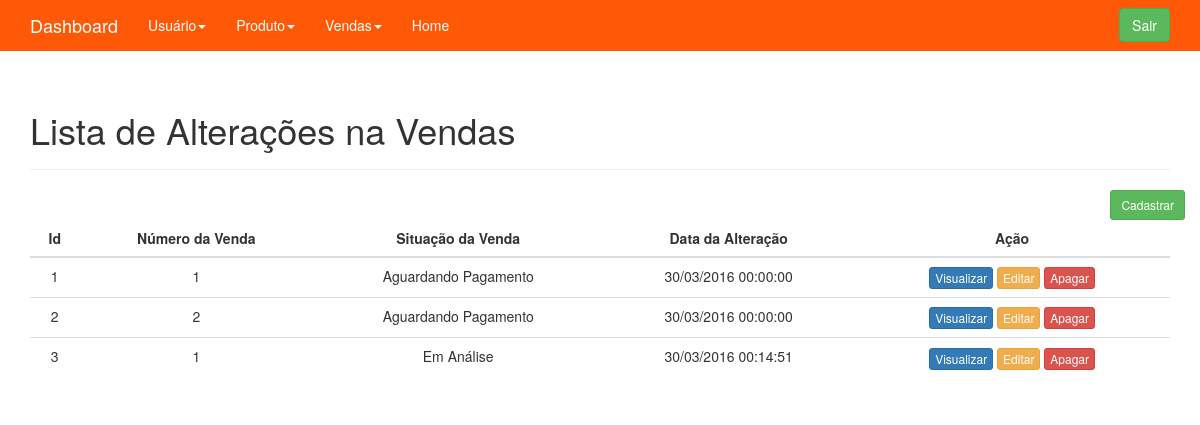
Screenshot of /adm/administrativo.php?link=34 (signed in) with the database file from the repository.
### tables this page shows
CREATE TABLE IF NOT EXISTS `alteracoes_sitacoes_vendas` (
  `id` int(11) NOT NULL AUTO_INCREMENT,
  `venda_id` int(11) NOT NULL,
  `situacoes_venda_id` int(11) NOT NULL,
  `created` datetime NOT NULL,
  `modified` datetime DEFAULT NULL,
  PRIMARY KEY (`id`)
);

CREATE TABLE IF NOT EXISTS `situacoes_vendas` (
  `id` int(11) NOT NULL AUTO_INCREMENT,
  `nome` varchar(120) NOT NULL,
  `created` datetime NOT NULL,
  `modified` datetime DEFAULT NULL,
  PRIMARY KEY (`id`)
);

### adm/administrativo/listar/adm_listar_alt_venda.php (the view)
<?php
	$result_alt_vendas = "SELECT * FROM alteracoes_sitacoes_vendas";
	$resultado_alt_vendas = mysqli_query($conn , $result_alt_vendas);
?>
<div class="container theme-showcase" role="main">
	<div class="page-header">
        <h1>Lista de Alterações na Vendas</h1>
	</div>
	<div class="row espaco">
		<div class="pull-right">
			<a href="administrativo.php?link=35"><button type='button' class='btn btn-sm btn-success'>Cadastrar</button></a>
		</div>
	</div>
	<div class="row">
        <div class="col-md-12">
			<table class="table">
				<thead>
					<tr>
						<th class="text-center">Id</th>
						<th class="text-center">Número da Venda</th>
						<th class="text-center">Situação da Venda</th>
						<th class="text-center">Data da Alteração</th>
						<th class="text-center">Ação</th>
					</tr>
				</thead>
				<tbody>
					<?php while($row_alt_vendas = mysqli_fetch_assoc($resultado_alt_vendas)){?>
						<tr>
							<td class="text-center"><?php echo $row_alt_vendas["id"]; ?></td>
							<td class="text-center">
								<?php echo $row_alt_vendas["venda_id"]; ?>
							</td>
							<td class="text-center">
								<?php $situacoes_venda_id = $row_alt_vendas["situacoes_venda_id"];
									$result_situacoes_vendas = "SELECT * FROM situacoes_vendas WHERE id = '$situacoes_venda_id' LIMIT 1";
									$resultado_situacoes_vendas = mysqli_query($conn, $result_situacoes_vendas);
									$row_situacoes_vendas = mysqli_fetch_assoc($resultado_situacoes_vendas);
									echo $row_situacoes_vendas['nome'];
								?>
							</td>
							<td class="text-center"><?php echo date('d/m/Y H:i:s',strtotime($row_alt_vendas["created"])); ?></td>
							<td class="text-center">
								<a href="administrativo.php?link=37&id=<?php echo $row_alt_vendas["id"]; ?>">
									<button type="button" class="btn btn-xs btn-primary">
										Visualizar
									</button>
								</a>
								<a href="administrativo.php?link=36&id=<?php echo $row_alt_vendas["id"]; ?>">
									<button type="button" class="btn btn-xs btn-warning">
										Editar
									</button>
								</a>
								<a href="administrativo/processa/adm_apagar_alt_venda.php?id=<?php echo $row_alt_vendas["id"]; ?>">
									<button type="button" class="btn btn-xs btn-danger">
										Apagar
									</button>
								</a>
							</td>
						</tr>
					<?php } ?>
				</tbody>
			</table>
        </div>
	</div>
</div>

### adm/administrativo.php (shortened to what this page needs)
<!DOCTYPE html>
<html lang="pt-br">
	<head>
		<link href="css/bootstrap.css" rel="stylesheet">
		<link href="css/ie10-viewport-bug-workaround.css" rel="stylesheet">
		<link href="css/theme.css" rel="stylesheet">
	</head>
	<body role="document">
		<?php include_once("administrativo/menu_adm.php");
			$pag[1] = "administrativo/adm_home.php";
			$pag[2] = "administrativo/listar/adm_listar_usuario.php";
			$pag[3] = "administrativo/cadastro/adm_cad_usuario.php";
			$pag[4] = "administrativo/editar/adm_editar_usuario.php";
			$pag[5] = "administrativo/visualizar/adm_visual_usuario.php";
			$pag[6] = "administrativo/listar/adm_listar_nivel_acesso.php";
			$pag[7] = "administrativo/cadastro/adm_cad_nivel_acesso.php";
			$pag[8] = "administrativo/editar/adm_editar_nivel_acesso.php";
			$pag[9] = "administrativo/visualizar/adm_visual_nivel_acesso.php";
			$pag[10] = "administrativo/listar/adm_listar_situacoes.php";
			$pag[11] = "administrativo/cadastro/adm_cad_situacoes.php";
			$pag[12] = "administrativo/editar/adm_editar_situacoes.php";
			$pag[13] = "administrativo/visualizar/adm_visual_situacoes.php";
			$pag[14] = "administrativo/listar/adm_listar_produto.php";
			$pag[15] = "administrativo/cadastro/adm_cad_produto.php";
			$pag[16] = "administrativo/editar/adm_editar_produto.php";
			$pag[17] = "administrativo/visualizar/adm_visual_produto.php";
			$pag[18] = "administrativo/listar/adm_listar_cat_produto.php";
			$pag[19] = "administrativo/cadastro/adm_cad_cat_produto.php";
			$pag[20] = "administrativo/editar/adm_editar_cat_produto.php";
			$pag[21] = "administrativo/visualizar/adm_visual_cat_produto.php";
			$pag[22] = "administrativo/listar/adm_listar_situ_produto.php";
			$pag[23] = "administrativo/cadastro/adm_cad_situ_produto.php";
			$pag[24] = "administrativo/editar/adm_editar_situ_produto.php";
			$pag[25] = "administrativo/visualizar/adm_visual_situ_produto.php";
			$pag[26] = "administrativo/listar/adm_listar_situ_venda.php";
			$pag[27] = "administrativo/cadastro/adm_cad_situ_venda.php";
			$pag[28] = "administrativo/editar/adm_editar_situ_venda.php";
			$pag[29] = "administrativo/visualizar/adm_visual_situ_venda.php";
			$pag[30] = "administrativo/listar/adm_listar_venda.php";
			$pag[31] = "administrativo/cadastro/adm_cad_venda.php";
			$pag[32] = "administrativo/editar/adm_editar_venda.php";
			$pag[33] = "administrativo/visualizar/adm_visual_venda.php";
			$pag[34] = "administrativo/listar/adm_listar_alt_venda.php";
			$pag[35] = "administrativo/cadastro/adm_cad_alt_venda.php";
			$pag[36] = "administrativo/editar/adm_editar_alt_venda.php";
			$pag[37] = "administrativo/visualizar/adm_visual_alt_venda.php";
			if(!empty($_GET["link"])){
				$link = $_GET["link"];
				if(file_exists($pag[$link])){
					include $pag[$link];
				}else{
					include "administrativo/adm_home.php";
				}
			}else{
				include "administrativo/adm_home.php";
			}
		?>
	</body>
</html>

### adm/administrativo/menu_adm.php (shortened to what this page needs)
<nav class="navbar navbar-inverse navbar-fixed-top">
	<div class="container">
		<div class="navbar-header">
			<a class="navbar-brand" href="#">Dashboard</a>
		</div>
		<div id="navbar" class="navbar-collapse collapse">
			<ul class="nav navbar-nav">
				<li class="dropdown">
					<a href="#" class="dropdown-toggle" data-toggle="dropdown" role="button" aria-haspopup="true" aria-expanded="false">Usuário<span class="caret"></span></a>
				</li>
				<li class="dropdown">
					<a href="#" class="dropdown-toggle" data-toggle="dropdown" role="button" aria-haspopup="true" aria-expanded="false">Produto<span class="caret"></span></a>
				</li>
				<li class="dropdown">
					<a href="#" class="dropdown-toggle" data-toggle="dropdown" role="button" aria-haspopup="true" aria-expanded="false">Vendas<span class="caret"></span></a>
				</li>
				<li><a href="#">Home</a></li>
			</ul>
			<div class="navbar-form navbar-right">
				<a href="sair.php"><button type="submit" class="btn btn-success">Sair</button></a>
			</div>
		</div>
	</div>
</nav>

### adm/css/theme.css (style rules this page uses)
body { padding-top: 70px; padding-bottom: 30px; }

### rows the page displays
alteracoes_sitacoes_vendas: id "1", venda "1", situacoes_venda.nome "Aguardando Pagamento", created "30/03/2016 00:00:00"
alteracoes_sitacoes_vendas: id "2", venda "2", situacoes_venda.nome "Aguardando Pagamento", created "30/03/2016 00:00:00"
alteracoes_sitacoes_vendas: id "3", venda "1", situacoes_venda.nome "Em Análise", created "30/03/2016 00:14:51"
